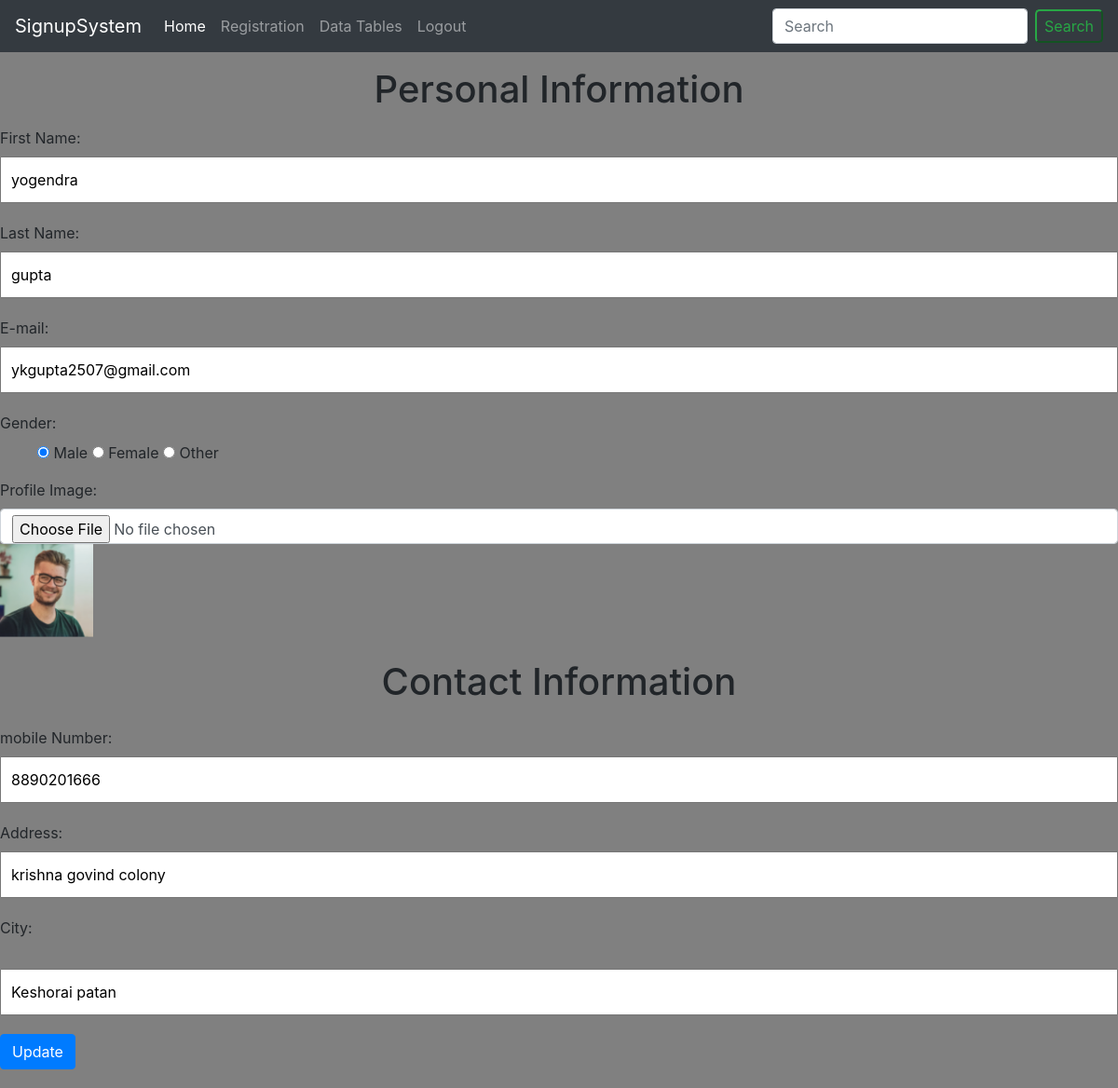
The app's page /partials/update.php?sno=10 (signed in) with its own data.
### tables this page shows
CREATE TABLE `tour` (
  `sno` int(11) NOT NULL,
  `pfimage` varchar(255) NOT NULL,
  `firstname` varchar(50) NOT NULL,
  `lastname` varchar(50) NOT NULL,
  `email` varchar(50) NOT NULL,
  `gender` varchar(22) NOT NULL,
  `mobilenumber` varchar(20) NOT NULL,
  `address` varchar(255) NOT NULL,
  `city` varchar(255) NOT NULL
);

### partials/update.php (the view, shortened to what this page needs)
<?php
$firstnameerr = $lastnameerr = $emailerr = $gendererr  = $mobilenumbererr = $addresserr = $cityerr = "";
?>
<!doctype html>
<html lang="en">
<head>
  <link rel="stylesheet" href="https://cdn.jsdelivr.net/npm/bootstrap@4.6.2/dist/css/bootstrap.min.css">
</head>
<body>
	<?php include 'navbar.php';?>
	<?php
      include 'db.php';
      $sno = $_GET['sno'];
      $sql = "SELECT * FROM tour WHERE sno = {$sno}";
      $result = mysqli_query($conn , $sql);
      if(mysqli_num_rows($result) > 0){
    	while($row = mysqli_fetch_assoc($result)) {
	?><?php ?>
	<form action="update.php?sno=<?php echo $sno; ?>" method="post" enctype="multipart/form-data">
        <h1 class=" pg text-center my-3">Personal Information</h1>
      	<label for="firstname">First Name: </label> <span class="error"><?php echo $firstnameerr; ?></span><br>
      	<input class="bag-in" type="text" placeholder="Enter first name" value="<?php echo $row["firstname"]; ?>" name="firstname">
      	<label for="lastname">Last Name: </label> <span class="error"><?php echo $lastnameerr; ?></span><br>
      	<input class="bag-in" type="text" placeholder="Enetr last name" value="<?php echo $row["lastname"]; ?>" name="lastname">
      	<label for="email">E-mail: </label> <span class="error"><?php echo $emailerr; ?></span><br>
      	<input class="bag-in" type="text" placeholder="Enter Email" value="<?php echo $row["email"]; ?>" name="email">
      	<label>Gender:</label> <span class="error"><?php echo $gendererr; ?></span><br>
      	<ul>
        	<input type="radio" name="gender" <?php if($row["gender"] == "male") {?> checked="checked" <?php } ?> value="male"> Male
    	    	<input type="radio" name="gender" <?php if($row["gender"] == "female") {?> checked="checked" <?php } ?> value="female"> Female
        	<input type="radio" name="gender" <?php if($row["gender"] == "other") {?> checked="checked" <?php } ?> value="other"> Other
      	</ul>
      	<label for="F" class="control-label modal-label">Profile Image:</label>
      	<input type="file" name="F" id="F" class="form-control" />
      	<img src="photos/<?php echo $row['pfimage']; ?>" width="100" height="100">
      	<h1 class="text-center my-4">Contact Information</h1>
      	<label for="contact">mobile Number: </label> <span class="error"><?php echo $mobilenumbererr; ?></span><br>
      	<input class="bag-in" type="text" maxlength="12" placeholder="Enter mobile Number" value="<?php echo $row["mobilenumber"]; ?>" name="mobilenumber">
     	 <label for="address">Address: </label><br> <span class="error"><?php echo $addresserr; ?></span>
      	<input class="bag-in" type="text" placeholder="Enter Address" value="<?php echo $row["address"]; ?>" name="address"><br>
      	<label for="city">City: </label><br> <span class="error"><?php echo $cityerr ?></span><br>
        <input class="bag-in" type="text" placeholder="Enter city" value="<?php echo $row["city"]; ?>" name="city">
      	<button type="submit" class="btn btn-primary">Update</button>
    </form>
    <?php
     }
  }
?>
</body>
</html>

### partials/update.php (style rules this page uses)
.bag-in { padding: 10px; margin-bottom: 20px; width: 100%; height: 50px; }
.btn { margin-bottom: 20px; }
body { background-color: gray; }

### records on screen
tour: firstname "yogendra", lastname "gupta", email "ykgupta2507@gmail.com", gender "☑", pfimage (picture), mobilenumber "8890201666", address "krishna govind colony", city "Keshorai patan"
